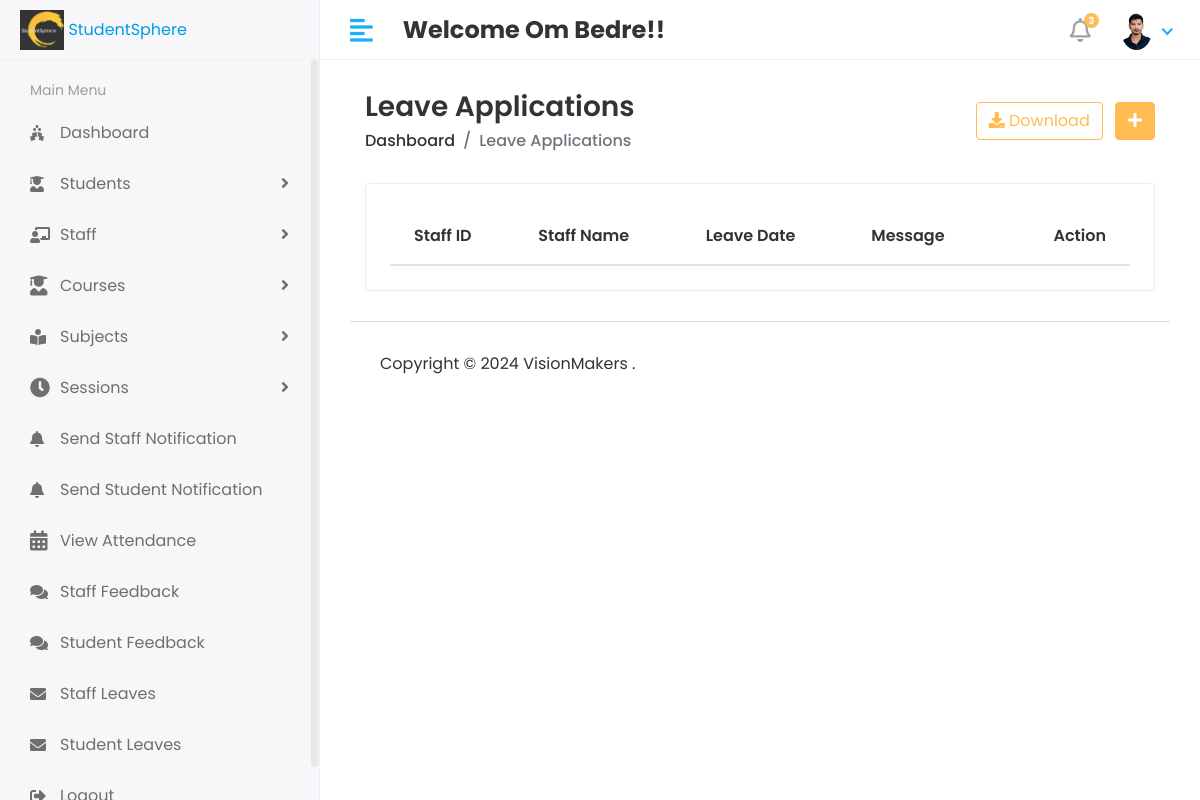
Before: /HOD/Staff/Leave_Applied (signed in) with the older database file.
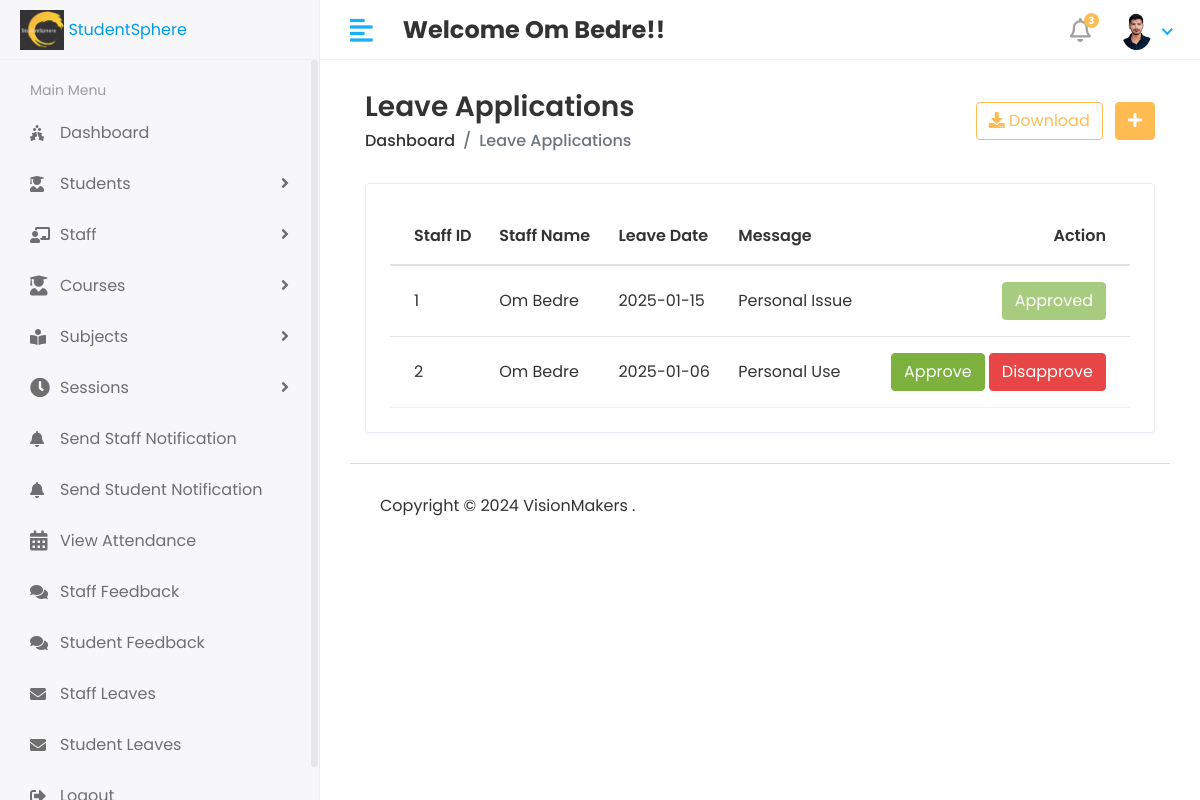
After: the same page with the newer database file.
### app/models.py (models this page shows, shortened)
class CustomUser(AbstractUser):
    USER = (
        ('1', 'HOD'),
        ('2', 'STAFF'),
        ('3', 'STUDENT')
    )
    user_type = models.CharField(choices=USER, max_length=50, default='1')
    profile_pic = models.ImageField(upload_to='media/profile_pic')

class Staff_Leave(models.Model):
    staff_id = models.ForeignKey(Staff,on_delete=models.CASCADE)
    data = models.CharField(max_length=100)
    message = models.TextField()
    status = models.IntegerField(default=0)
    created_at = models.DateTimeField(auto_now_add=True)
    updated_at = models.DateTimeField(auto_now_add=True)

class Staff(models.Model):
    admin = models.OneToOneField(CustomUser, on_delete=models.CASCADE)
    address = models.TextField()
    gender = models.CharField(max_length=100)
    created_at = models.DateTimeField(auto_now_add=True)
    updated_at = models.DateTimeField(auto_now=True)

### StudentSphere/HOD_Views.py (the view)
# urls.py: path('HOD/Staff/Leave_Applied', HOD_Views.STAFF_LEAVE_APPLIED_VIEW, name='staff_leave_applied_view'),
@login_required(login_url='/')
def STAFF_LEAVE_APPLIED_VIEW(request):
    staff_leave = Staff_Leave.objects.all()
    context = {
        'staff_leave': staff_leave,
    }
    return render(request, 'HOD/staff_leave_applied_view.html', context)

### templates/Hod/staff_leave_applied_view.html (shortened to what this page needs)
{% extends 'base.html' %}
{% block content %}
<div class="content container-fluid">
    <div class="page-header">
        <div class="row align-items-center">
            <div class="col">
                <h3 class="page-title">Leave Applications</h3>
                <ul class="breadcrumb">
                    <li class="breadcrumb-item"><a href="index.html">Dashboard</a></li>
                    <li class="breadcrumb-item active">Leave Applications</li>
                </ul>
            </div>
            <div class="col-auto text-right float-right ml-auto">
                <a href="#" class="btn btn-outline-primary mr-2"><i class="fas fa-download"></i> Download</a>
                <a href="add-student.html" class="btn btn-primary"><i class="fas fa-plus"></i></a>
            </div>
        </div>
    </div>
    <div class="row">
        <div class="col-sm-12">
            <div class="card card-table">
                <div class="card-body">
                    <div class="table-responsive">
                        <table id="table_id" class="table table-hover table-center mb-0">
                            <thead>
                                <tr>
                                    <th>Staff ID</th>
                                    <th>Staff Name</th>
                                    <th>Leave Date</th>
                                    <th>Message</th>
                                    <th class="text-right">Action</th>
                                </tr>
                            </thead>
                            <tbody>
                                {% for i in staff_leave %}
                                <tr>
                                    <td>{{ i.id }}</td>
                                    <td>{{ i.staff_id.admin.first_name }} {{ i.staff_id.admin.last_name }}</td>
                                    <td>{{ i.data }}</td>
                                    <td>{{ i.message }}</td>
                                    <td class="text-right">
                                        <div class="actions">
                                            {% if i.status == 1 %}
                                                <button class="btn btn-success" disabled>Approved</button>
                                            {% elif i.status == 0 %}
                                                <a href="{% url 'staff_approve_leave' i.id %}" class="btn btn-success">Approve</a>
                                                <a href="{% url 'staff_disapprove_leave' i.id %}" class="btn btn-danger">Disapprove</a>
                                            {% else %}
                                                <button class="btn btn-danger" disabled>Disapproved</button>
                                            {% endif %}
                                        </div>
                                    </td>
                                </tr>
                                {% endfor %}
                            </tbody>
                        </table>
                    </div>
                </div>
            </div>
        </div>
    </div>
</div>
{% endblock %}

### templates/base.html (shortened to what this page needs)
<!DOCTYPE html>
<html lang="en">
{% load static %}
   <head>
       <link rel="stylesheet" href="{% static 'assets/plugins/bootstrap/css/bootstrap.min.css' %}">
       <link rel="stylesheet" href="{% static 'assets/plugins/fontawesome/css/fontawesome.min.css' %}">
       <link rel="stylesheet" href="{% static 'assets/plugins/fontawesome/css/all.min.css' %}">
       <link rel="stylesheet" href="{% static 'assets/css/style.css' %}">
       <link rel="stylesheet" href="{% static 'assets/plugin/datatables/datatables.min.css' %}">
   </head>
   <body >
      <div class="main-wrapper">
         {% include 'includes/header.html'%}
         {% include 'includes/sidebar.html'%}
        <div class="page-wrapper">
            <div class="content container-fluid">
                {% block content %}
                {% endblock %}
               {% include 'includes/footer.html'%}
            </div>
        </div>
   </body>
</html>

### templates/includes/header.html (shortened to what this page needs)
{% load static %}
<div class="header">
    <div class="header-left">
        <a href="{% url 'base' %}" class="logo">
            <img src="{% static 'assets/img/logo2.png' %}" height="154px" width="40px" alt="Logo2">
            <span>StudentSphere</span>
        </a>
    </div>
    <a href="javascript:void(0);" id="toggle_btn">
        <i class="fas fa-align-left"></i>
    </a>
    <div class="top-nav-search mt-3">
        <h4><strong>Welcome <span>{{ user.first_name }} {{ user.last_name }}!!</span></strong></h4>
    </div>
    <ul class="nav user-menu">
        <li class="nav-item dropdown noti-dropdown">
            <a href="#" class="dropdown-toggle nav-link" data-toggle="dropdown">
                <i class="far fa-bell"></i> <span class="badge badge-pill">3</span>
            </a>
        </li>
        <li class="nav-item dropdown has-arrow">
            <a href="#" class="dropdown-toggle nav-link" data-toggle="dropdown">
                <span class="user-img">
                    <img class="rounded-circle" src="/{{ user.profile_pic }}" width="31" alt="User Image">
                </span>
            </a>
        </li>
    </ul>
</div>

### templates/includes/sidebar.html (shortened to what this page needs)
{% load static %}
{% load active_link_tags %}
<div class="sidebar" id="sidebar">
    <div class="sidebar-inner slimscroll">
        {% if user.user_type == '1' %}
        <div id="sidebar-menu" class="sidebar-menu">
            <ul>
                <li class="menu-title">
                    <span>Main Menu</span>
                </li>
                <li class="{% active_link 'HOD_home' 'active'%}">
                    <a href="{% url 'HOD_home' %}"><i class="fas fa-holly-berry"></i> <span>Dashboard</span></a>
                </li>
                <li class="submenu {% active_link 'view_students' 'active' %} {% active_link 'add_students' 'active' %}">
                    <a href="#"><i class="fas fa-user-graduate"></i> <span>Students</span> <span
                            class="menu-arrow"></span></a>
                </li>
                <li class="submenu {% active_link 'add_staff' 'active'%} {% active_link 'view_staff' 'active'%}">
                    <a href="#"><i class="fas fa-chalkboard-teacher"></i> <span> Staff</span> <span
                            class="menu-arrow"></span></a>
                </li>
                <li class="submenu {% active_link 'add_courses' 'active'%} {% active_link 'view_courses' 'active'%} ">
                    <a href="#"><i class='fas fa-user-graduate' style='font-size:20px'></i><span> Courses</span> <span
                            class="menu-arrow"></span></a>
                </li>
                <li class="submenu {% active_link 'add_subject' 'active'%} {% active_link 'view_subject' 'active'%}">
                    <a href="#"><i class="fas fa-book-reader"></i> <span> Subjects</span> <span
                            class="menu-arrow"></span></a>
                </li>
                <li class="submenu {% active_link 'add_session' 'active'%} {% active_link 'view_sessions' 'active'%} ">
                    <a href="#"><i class='fas fa-clock' style='font-size:20px'></i><span> Sessions </span> <span
                            class="menu-arrow"></span></a>
                </li>
                <li class="{% active_link 'HOD_home' 'active'%}">
                    <a href="{% url 'send_staff_notification' %}"><i class="fa fa-bell"></i> <span>Send Staff Notification</span></a>
                </li>
                <li class="{% active_link 'HOD_home' 'active'%}">
                    <a href='#'><i class="fa fa-bell"></i> <span>Send Student Notification</span></a>
                </li>
                <li class="{% active_link 'HOD_home' 'active'%}">
                    <a href="view-attendance.html"><i style='font-size:20px' class='fas'>&#xf073;</i> <span>View Attendance</span></a>
                </li>
                <li class="{% active_link 'HOD_home' 'active'%}">
                    <a href="staff-feedback.html"><i class="fa fa-comments"></i> <span>Staff Feedback</span></a>
                </li>
                <li class="{% active_link 'HOD_home' 'active'%}">
                    <a href="student-feedback.html"><i class="fa fa-comments"></i> <span>Student Feedback</span></a>
                </li>
                <li class="{% active_link 'staff_leave_applied_view' 'active'%}">
                    <a href="{% url 'staff_leave_applied_view' %}"><i class="fa fa-envelope"></i> <span>Staff Leaves</span></a>
                </li>
                <li class="{% active_link 'HOD_home' 'active'%}">
                    <a href="student-leaves.html"><i class="fas fa-envelope"></i> <span>Student Leaves</span></a>
                </li>
                <li class="{% active_link 'HOD_home' 'active'%}">
                    <a href="{% url 'logout' %}"><i class="fas fa-sign-out-alt"></i><span>Logout</span></a>
                </li>
            </ul>
        </div>
        {% endif %}
    </div>
</div>

### templates/includes/footer.html
{% load static %}
            <footer>
               <p>Copyright © 2024 VisionMakers .</p>
            </footer>

Changed rows visible on the page:
added Staff_Leave: id "1", staff_id.admin.first_name "Om", staff_id.admin.last_name "Bedre", data "2025-01-15", message "Personal Issue", status "Approved"
added Staff_Leave: id "2", staff_id.admin.first_name "Om", staff_id.admin.last_name "Bedre", data "2025-01-06", message "Personal Use", status "Approve"
